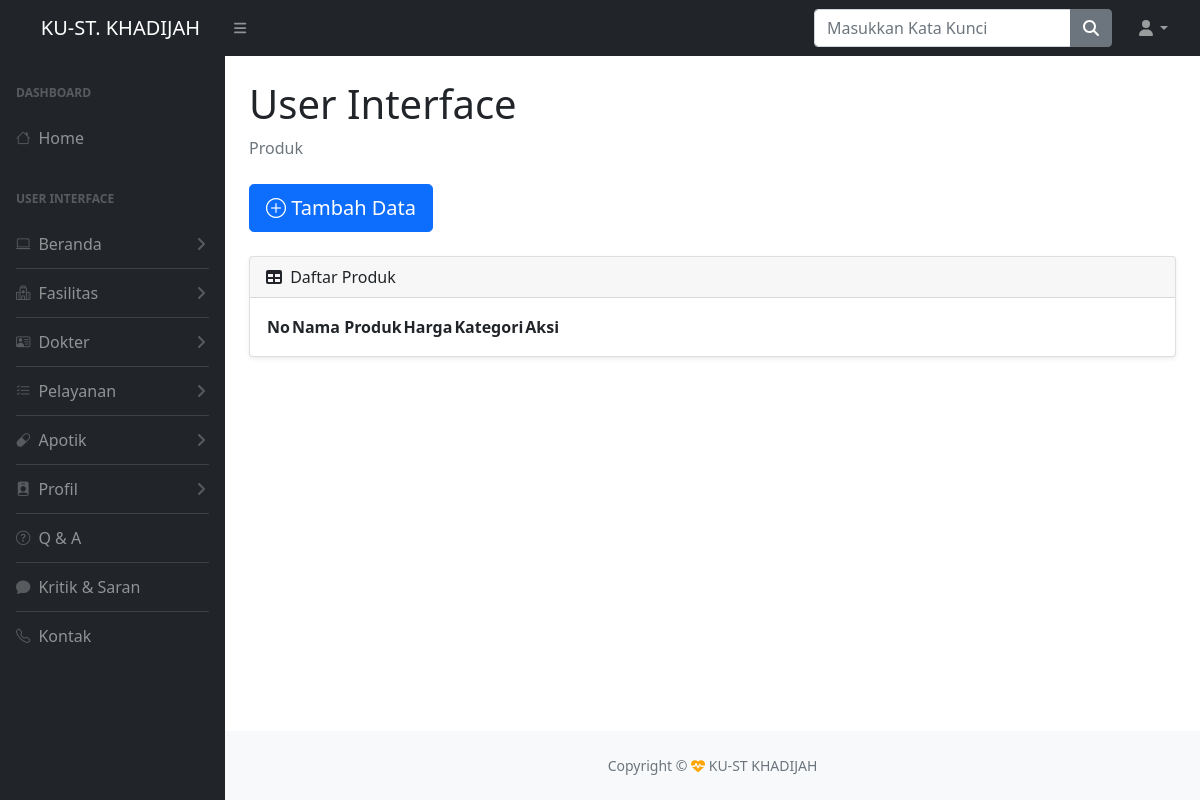
The app's page /admin/index.php?halaman=produk (signed in), older data.
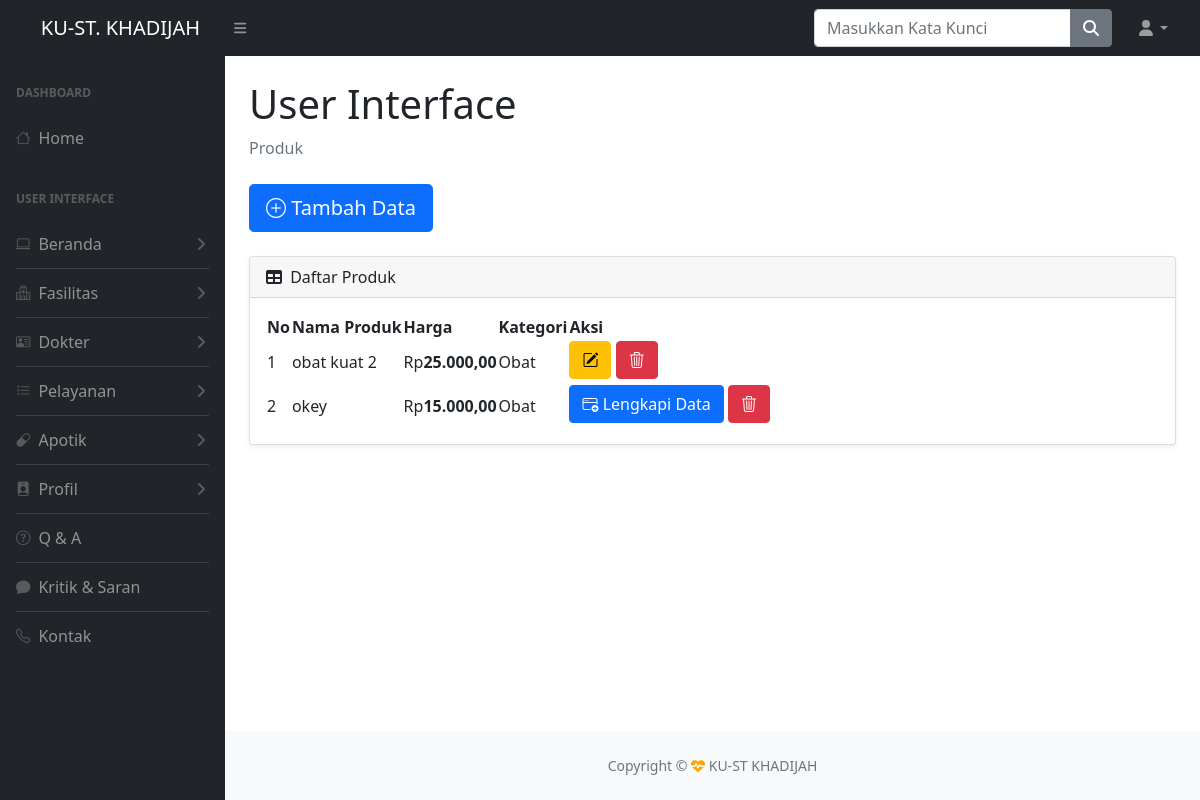
The same page, newer data.
### tables this page shows
CREATE TABLE `produk` (
  `id_produk` int(11) NOT NULL,
  `nama_produk` varchar(250) NOT NULL,
  `harga` int(50) NOT NULL,
  `kategori` varchar(250) NOT NULL,
  `deskripsi` text DEFAULT NULL,
  `komposisi` text DEFAULT NULL,
  `kemasan` varchar(250) DEFAULT NULL,
  `manfaat` varchar(250) DEFAULT NULL,
  `dosis` varchar(250) DEFAULT NULL,
  `penyajian` text DEFAULT NULL,
  `mims` varchar(20) DEFAULT NULL,
  `izin_edar` varchar(250) DEFAULT NULL,
  `golongan_obat` varchar(250) DEFAULT NULL,
  `ket` text DEFAULT NULL
);

### admin/UI/produkapotik.php (the view, shortened to what this page needs)
<div id="layoutSidenav_content">
    <main>
        <div class="container-fluid px-4">
            <h1 class="mt-4">User Interface</h1>
            <ol class="breadcrumb mb-4">
                <li class="breadcrumb-item active">Produk</li>
            </ol>
            <h2 class="accordion-header" id="flush-headingOne">
                <a href="index.php?halaman=tambahprodukapotik"><button type="button" class="btn btn-primary btn-lg mb-4"><i class="bi bi-plus-circle"></i> Tambah Data</button></a>
            </h2>
            <div class="card shadow-sm mb-4">
                <div class="card-header">
                    <i class="fas fa-table me-1"></i>
                    Daftar Produk
                </div>
                <div class="card-body">
                    <table id="datatablesSimple">
                        <thead>
                            <tr>
                                <th>No</th>
                                <th>Nama Produk</th>
                                <th>Harga</th>
                                <th>Kategori</th>
                                <th>Aksi</th>
                            </tr>
                        </thead>
                        <tbody>
                            <?php
                            $no = 1;
                            $ambil_data = $host->query("SELECT * FROM produk"); ?>
                            <?php while ($data = $ambil_data->fetch_assoc()) {
                                $deskripsi = $data['deskripsi'];
                                $komposisi = $data['komposisi'];
                                $kemasan = $data['kemasan'];
                                $manfaat = $data['manfaat'];
                                $dosis = $data['dosis'];
                                $penyajian = $data['penyajian'];
                                $standar_mims = $data['mims'];
                                $izin_edar = $data['izin_edar'];
                                $golongan_obat = $data['golongan_obat'];
                                $ket = $data['ket'];
                            ?>
                                <tr>
                                    <td><?php echo $no ?></td>
                                    <td><?php echo $data['nama_produk'] ?></td>
                                    <td>Rp<b><?php echo number_format($data['harga'], 2, ',', '.'); ?></b></td>
                                    <td><?php echo $data['kategori'] ?></td>
                                    <td>
                                        <form method="post" enctype="multipart/form-data">
                                            <?php if ($deskripsi == "" || $komposisi == "" || $kemasan == "" || $manfaat == "" || $dosis == "" || $penyajian == "" || $standar_mims == "" || $izin_edar == "" || $golongan_obat == "" || $ket == "") {
                                            ?>
                                                <button class="btn btn-primary mb-1" type="submit" name="deskripsi"><i class="bi bi-window-plus"></i> Lengkapi Data</button>
                                            <?php
                                            } else {
                                            ?>
                                                <button class="btn btn-warning mb-1" type="submit" name="edit"><i class="bi bi-pencil-square"></i></button>
                                            <?php
                                            } ?>
                                            <button class="btn btn-danger mb-1" type="submit" name="hapus" onclick="return confirm('Yakin Hapus?')"><i class="bi bi-trash3"></i></button>
                                        </form>
                                    </td>
                                </tr>
                            <?php $no++;
                            } ?>
                        </tbody>
                    </table>
                </div>
            </div>
        </div>
    </main>

Row changes from the older to the newer data that the page shows:
added produk: nama_produk "obat kuat 2", harga "25.000,00", kategori "Obat", deskripsi "dsjgsdhsd" (drawn)
added produk: nama_produk "okey", harga "15.000,00", kategori "Obat", shows "Lengkapi Data"
